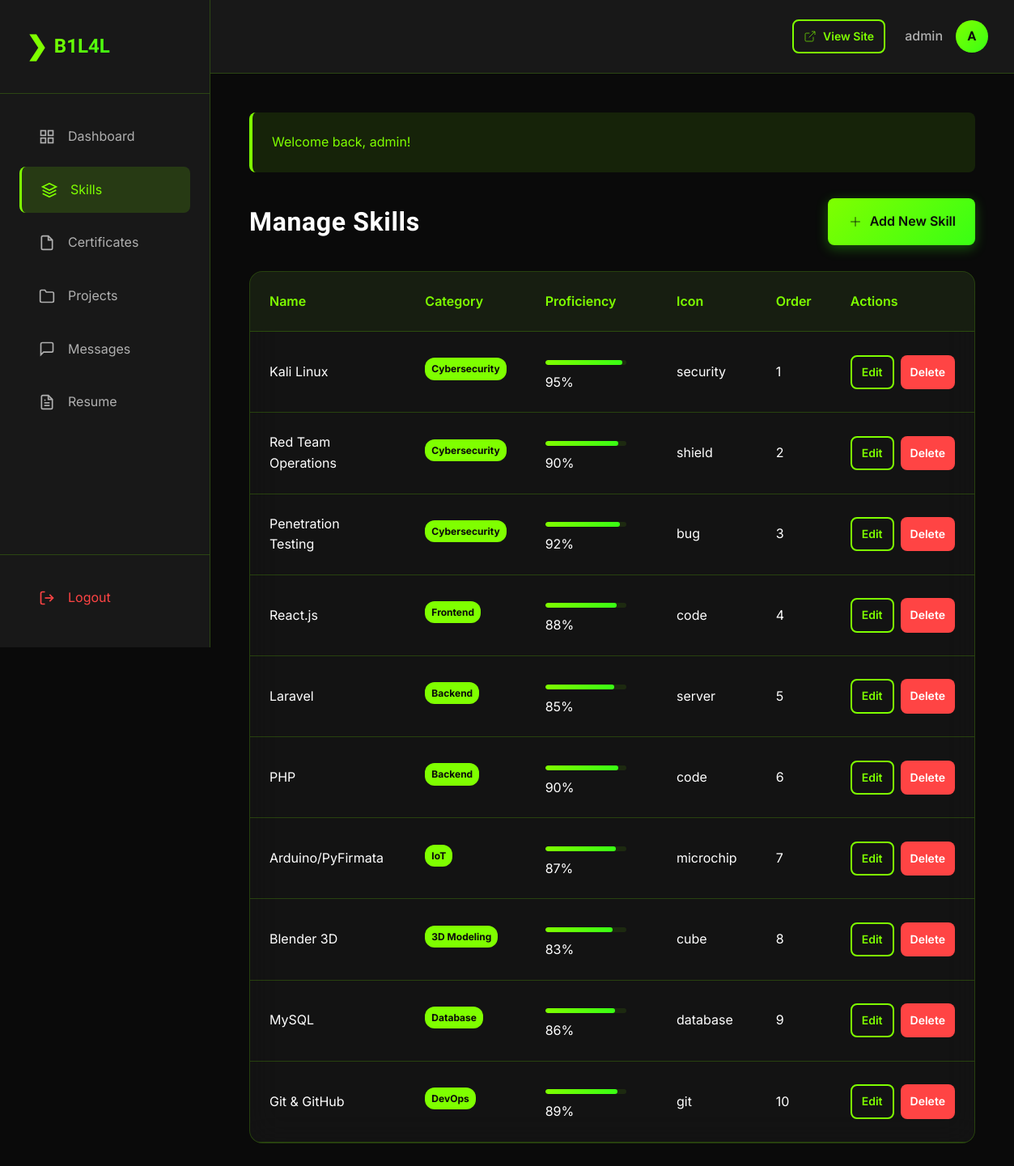
/admin/skills.php (signed in), run on the app's committed database.
### tables this page shows
CREATE TABLE IF NOT EXISTS `skills` (
  `id` int(11) NOT NULL AUTO_INCREMENT,
  `name` varchar(100) NOT NULL,
  `category` varchar(50) NOT NULL,
  `proficiency` int(11) NOT NULL DEFAULT 80,
  `icon_class` varchar(50) DEFAULT NULL,
  `order_position` int(11) DEFAULT 0,
  `created_at` timestamp NOT NULL DEFAULT CURRENT_TIMESTAMP,
  PRIMARY KEY (`id`)
);

### includes/functions.php (called while the page is built, shortened)
<?php
function sanitize($data) {
    return htmlspecialchars(strip_tags(trim($data)), ENT_QUOTES, 'UTF-8');
}
function getFlashMessage() {
    if (isset($_SESSION['flash_message'])) {
        $message = $_SESSION['flash_message'];
        $type = $_SESSION['flash_type'] ?? 'success';
        return ['message' => $message, 'type' => $type];
    }
    return null;
}

### config/database.php (called while the page is built, shortened)
<?php
class Database {
    private static $instance = null;
    private $conn;
    private function __construct() {
        try {
            $dsn = "mysql:host=" . DB_HOST . ";dbname=" . DB_NAME . ";charset=" . DB_CHARSET;
            $options = [
                PDO::ATTR_ERRMODE => PDO::ERRMODE_EXCEPTION,
                PDO::ATTR_DEFAULT_FETCH_MODE => PDO::FETCH_ASSOC,
                PDO::ATTR_EMULATE_PREPARES => false,
                PDO::MYSQL_ATTR_INIT_COMMAND => "SET NAMES " . DB_CHARSET
            ];
            $this->conn = new PDO($dsn, DB_USER, DB_PASS, $options);
        } catch(PDOException $e) {
            error_log("Database Connection Error: " . $e->getMessage());
            die("Database connection failed. Please try again later.");
        }
    }
    public static function getInstance() {
        if (self::$instance === null) {
            self::$instance = new self();
        }
        return self::$instance;
    }
    public function query($sql, $params = []) {
        try {
            $stmt = $this->conn->prepare($sql);
            $stmt->execute($params);
            return $stmt;
        } catch(PDOException $e) {
            error_log("Query Error: " . $e->getMessage());
            return false;
        }
    }
    public function fetchAll($sql, $params = []) {
        $stmt = $this->query($sql, $params);
        return $stmt ? $stmt->fetchAll() : [];
    }
}
function getDB() {
    return Database::getInstance();
}

### admin/skills.php (the view, shortened to what this page needs)
<?php
require_once '../config/database.php';
require_once '../includes/functions.php';
$db = getDB();
$skills = $db->fetchAll("SELECT * FROM skills ORDER BY order_position ASC");
$flash = getFlashMessage();
?>
<!DOCTYPE html>
<html lang="en">
<head>
    <link rel="stylesheet" href="<?php echo BASE_URL; ?>assets/css/style.css">
    <link rel="stylesheet" href="<?php echo BASE_URL; ?>assets/css/admin.css">
</head>
<body class="admin-body">
    <?php include 'includes/sidebar.php'; ?>
    <div class="admin-main">
        <?php include 'includes/header.php'; ?>
        <div class="admin-content">
            <?php if ($flash): ?>
            <div class="alert alert-<?php echo $flash['type']; ?>">
                <?php echo htmlspecialchars($flash['message']); ?>
            </div>
            <?php endif; ?>
            <div class="page-header">
                <h1>Manage Skills</h1>
                <button class="btn btn-primary" onclick="openModal('addSkillModal')">
                    <svg width="20" height="20" viewBox="0 0 24 24" fill="none" stroke="currentColor">
                        <line x1="12" y1="5" x2="12" y2="19"/>
                        <line x1="5" y1="12" x2="19" y2="12"/>
                    </svg>
                    Add New Skill
                </button>
            </div>
            <div class="data-table">
                <table>
                    <thead>
                        <tr>
                            <th>Name</th>
                            <th>Category</th>
                            <th>Proficiency</th>
                            <th>Icon</th>
                            <th>Order</th>
                            <th>Actions</th>
                        </tr>
                    </thead>
                    <tbody>
                        <?php foreach ($skills as $skill): ?>
                        <tr>
                            <td><?php echo sanitize($skill['name']); ?></td>
                            <td><span class="badge"><?php echo sanitize($skill['category']); ?></span></td>
                            <td>
                                <div class="progress-mini">
                                    <div class="progress-fill" style="width: <?php echo $skill['proficiency']; ?>%"></div>
                                </div>
                                <?php echo $skill['proficiency']; ?>%
                            </td>
                            <td><?php echo sanitize($skill['icon_class']); ?></td>
                            <td><?php echo $skill['order_position']; ?></td>
                            <td>
                                <div class="action-buttons">
                                    <button type="button" class="btn btn-sm btn-secondary" onclick="editSkill(<?php echo $skill['id']; ?>, '<?php echo addslashes(sanitize($skill['name'])); ?>', '<?php echo addslashes(sanitize($skill['category'])); ?>', <?php echo $skill['proficiency']; ?>, '<?php echo addslashes(sanitize($skill['icon_class'])); ?>', <?php echo $skill['order_position']; ?>)">Edit</button>
                                    <a href="<?php echo BASE_URL; ?>admin/skills.php?action=delete&id=<?php echo $skill['id']; ?>" class="btn btn-sm btn-danger" onclick="return confirm('Are you sure?')">Delete</a>
                                </div>
                            </td>
                        </tr>
                        <?php endforeach; ?>
                    </tbody>
                </table>
            </div>
        </div>
    </div>
</body>
</html>

### assets/css/style.css (style rules this page uses)
:root { --color-bg: #0a0a0a; --color-bg-secondary: #1a1a1a; --color-bg-tertiary: #242424; --color-primary: #7fff00; --color-primary-dark: #39ff14; --color-text: #ffffff; --color-text-secondary: #b0b0b0; --color-text-tertiary: #808080; --color-border: rgba(127, 255, 0, 0.2); --color-shadow: rgba(57, 255, 20, 0.3); --spacing-xs: 0.5rem; --spacing-sm: 1rem; --spacing-md: 1.5rem; --spacing-lg: 2rem; --spacing-xl: 3rem; --radius-sm: 0.5rem; --radius-md: 1rem; --radius-lg: 1.5rem; --transition-fast: 0.2s ease; --transition-normal: 0.3s ease; --transition-slow: 0.5s ease; }
* { margin: 0; padding: 0; box-sizing: border-box; }
button { font-family: inherit; font-size: inherit; line-height: inherit; -webkit-appearance: none; -moz-appearance: none; appearance: none; }
body { font-family: 'Inter', -apple-system, BlinkMacSystemFont, 'Segoe UI', sans-serif; background: var(--color-bg); color: var(--color-text); line-height: 1.6; overflow-x: hidden; position: relative; }
h1, h2, h3, h4, h5, h6 { font-family: 'Orbitron', sans-serif; font-weight: 700; line-height: 1.2; letter-spacing: 0.02em; }
a { text-decoration: none; color: inherit; transition: var(--transition-fast); }
.btn { display: inline-flex; align-items: center; gap: var(--spacing-xs); padding: var(--spacing-sm) var(--spacing-md); border-radius: var(--radius-sm); font-weight: 600; cursor: pointer; border: none; transition: var(--transition-normal); font-family: 'Inter', sans-serif; font-size: 1rem; }
.btn-primary { background: linear-gradient(135deg, var(--color-primary) 0%, var(--color-primary-dark) 100%); color: var(--color-bg); box-shadow: 0 4px 15px var(--color-shadow); }
.btn-secondary { background: transparent; color: var(--color-primary); border: 2px solid var(--color-primary); }
.progress-fill { height: 100%; background: linear-gradient(90deg, var(--color-primary) 0%, var(--color-primary-dark) 100%); border-radius: 10px; transition: width 1s ease; width: 0; }
.btn-sm { padding: var(--spacing-xs) var(--spacing-sm); font-size: 0.875rem; }

### assets/css/admin.css (style rules this page uses)
.admin-body { display: flex; background: var(--color-bg); min-height: 100vh; }
.badge { position: absolute; right: var(--spacing-sm); padding: 0.25rem 0.5rem; background: var(--color-primary); color: var(--color-bg); border-radius: 12px; font-size: 0.75rem; font-weight: 700; }
.admin-main { flex: 1; margin-left: 260px; min-height: 100vh; }
.admin-content { padding: var(--spacing-xl); }
.page-header { display: flex; justify-content: space-between; align-items: center; margin-bottom: var(--spacing-lg); flex-wrap: wrap; gap: var(--spacing-md); }
.page-header h1 { font-size: 2rem; }
.alert { padding: var(--spacing-md); border-radius: var(--radius-sm); margin-bottom: var(--spacing-lg); border-left: 4px solid; }
.alert-success { background: rgba(127, 255, 0, 0.1); border-color: var(--color-primary); color: var(--color-primary); }
.data-table { background: rgba(26, 26, 26, 0.6); backdrop-filter: blur(20px); border: 1px solid var(--color-border); border-radius: var(--radius-md); overflow: hidden; }
table { width: 100%; border-collapse: collapse; }
thead { background: rgba(127, 255, 0, 0.05); }
thead th { padding: var(--spacing-md); text-align: left; font-weight: 600; color: var(--color-primary); border-bottom: 1px solid var(--color-border); }
tbody tr { border-bottom: 1px solid var(--color-border); transition: var(--transition-fast); }
tbody td { padding: var(--spacing-md); }
.action-buttons { display: flex; gap: var(--spacing-xs); }
.btn-sm { padding: 0.5rem 0.75rem; font-size: 0.875rem; }
.btn-danger { background: #ff4444; color: white; }
.progress-mini { width: 100px; height: 6px; background: rgba(127, 255, 0, 0.1); border-radius: 10px; overflow: hidden; display: inline-block; vertical-align: middle; margin-right: var(--spacing-xs); }
table .badge { position: static; display: inline-block; white-space: nowrap; max-width: 120px; overflow: hidden; text-overflow: ellipsis; }

### data on the page
skills: name "Kali Linux", category "Cybersecurity", proficiency "95", icon_class "security", order_position "1"
skills: name "Red Team Operations", category "Cybersecurity", proficiency "90", icon_class "shield", order_position "2"
skills: name "Penetration Testing", category "Cybersecurity", proficiency "92", icon_class "bug", order_position "3"
skills: name "React.js", category "Frontend", proficiency "88", icon_class "code", order_position "4"
skills: name "Laravel", category "Backend", proficiency "85", icon_class "server", order_position "5"
skills: name "PHP", category "Backend", proficiency "90", icon_class "code", order_position "6"
skills: name "Arduino/PyFirmata", category "IoT", proficiency "87", icon_class "microchip", order_position "7"
skills: name "Blender 3D", category "3D Modeling", proficiency "83", icon_class "cube", order_position "8"
skills: name "MySQL", category "Database", proficiency "86", icon_class "database", order_position "9"
skills: name "Git & GitHub", category "DevOps", proficiency "89", icon_class "git", order_position "10"

### other printed values
$_SESSION['admin_username'] "admin"
substr($_SESSION['admin_username'], 0, 1) "A"
$flash['message'] "Welcome back, admin!"
